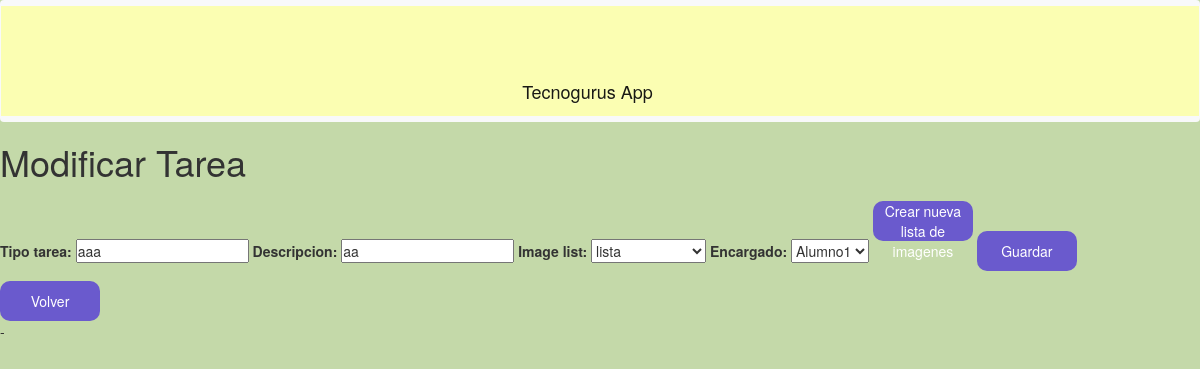
Page /aaaa/modificarTarea on the committed database.
### tecnogurus/models.py (models this page shows, shortened)
class Tarea(models.Model):
    id_tarea    = models.CharField(max_length = 10)
    tipo_tarea  = models.CharField(max_length = 20)
    descripcion = models.CharField(max_length = 140)
    image_list  = models.ForeignKey(ImageList, on_delete = models.CASCADE, null = True)
    encargado   = models.ForeignKey(Alumno, on_delete = models.CASCADE, default='')

### tecnogurus/views.py (the view)
# urls.py: path('<str:id_tarea>/modificarTarea', views.modificarTarea, name='modificarTarea'),
def modificarTarea(request, id_tarea):
    tarea=Tarea.objects.get(id_tarea=id_tarea)
    form=modificarTareaForm(tarea)
    if request.method == "POST":
        form = modificarTareaForm(request.POST, instance=tarea)
        if form.is_valid():
            tarea = form.save(commit=False)
            tarea.save()
            return redirect("index")
    else:
        form = modificarTareaForm(instance=tarea)
    return render (request, "modificarTarea.html",{'form': form,'tarea':tarea,'id_tarea':id_tarea})

### tecnogurus/forms.py
class modificarTareaForm(ModelForm):
   alumnos = []
   alumn = Alumno.objects.all()
   for a in alumn:
      alumnos.append(a)
   class Meta:
        model = Tarea
        fields = ["tipo_tarea","descripcion","image_list", "encargado"]
   encargado = forms.Select(choices=alumnos)

### tecnogurus/models.py (called while the page is built)
    def __str__(self):
        return self.nombre

    def __str__(self):
        return self.id_image_list

### tecnogurus/templates/modificarTarea.html (shortened to what this page needs)
{% extends "base.html" %}
{% block content %}
<div class="containerModT">
	<div class="formularioModT">
		<h1>Modificar Tarea</h1>
		<form action="modificarTarea" method="POST">
   			{{ form }}
          <a href="{% url 'creaListaImagenes' %}"><button  type="button" >Crear nueva lista de imagenes</button></a>
		      <button type = "submit" id = "submit" >Guardar</button>
		</form>
	</div>
	<a href="{% url 'fin_tarea' %}"><button  type="button" >Volver</button></a>
</div>
{% endblock %}

### static/css/style.css (style rules this page uses)
* { padding: 0px; margin: 0px; box-sizing: border-box; }
body { background-color: #c4d9a9; }
button { background: slateblue; color: white; width: 100px; height: 40px; border: none; cursor: pointer; border-radius: 10px; font-size: 14px; margin-top: 10px; }

### rows in the picture
Tarea: tipo_tarea "aaa", descripcion "aa", image_list "lista", encargado "Alumno1"
